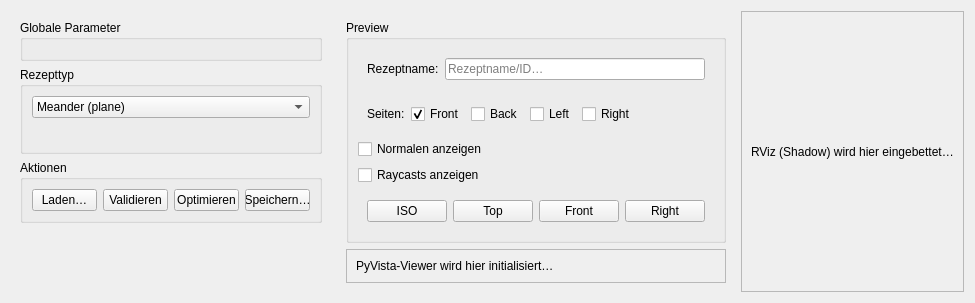
<?xml version="1.0" encoding="UTF-8"?>
<ui version="4.0">
 <class>RecipeTab</class>
 <widget class="QWidget" name="RecipeTab">
  <layout class="QHBoxLayout" name="rootLayout" stretch="0,1,0">

   <!-- LEFT: Controls -->
   <item>
    <widget class="QWidget" name="leftPanel">
     <property name="minimumSize"><size><width>260</width><height>0</height></size></property>
     <property name="maximumSize"><size><width>320</width><height>16777215</height></size></property>
     <layout class="QVBoxLayout" name="leftLayout">

      <!-- Globale Parameter -->
      <item>
       <widget class="QGroupBox" name="grpGlobals">
        <property name="title"><string>Globale Parameter</string></property>
        <layout class="QFormLayout" name="formGlobals"/>
       </widget>
      </item>

      <!-- Rezepttyp -->
      <item>
       <widget class="QGroupBox" name="grpTypes">
        <property name="title"><string>Rezepttyp</string></property>
        <layout class="QVBoxLayout" name="grpTypesLayout">
         <item>
          <widget class="QComboBox" name="comboRecipeType">
           <item><property name="text"><string>Meander (plane)</string></property></item>
           <item><property name="text"><string>Spiral (plane)</string></property></item>
           <item><property name="text"><string>Spiral (cylinder)</string></property></item>
          </widget>
         </item>
         <item>
          <widget class="QStackedWidget" name="stackTypes">
           <property name="currentIndex"><number>0</number></property>

           <widget class="QWidget" name="pageMeanderPlane">
            <layout class="QFormLayout" name="formMeanderPlane"/>
           </widget>

           <widget class="QWidget" name="pageSpiralPlane">
            <layout class="QFormLayout" name="formSpiralPlane"/>
           </widget>

           <widget class="QWidget" name="pageSpiralCylinder">
            <layout class="QFormLayout" name="formSpiralCylinder"/>
           </widget>

           <widget class="QWidget" name="pageExplicit">
            <layout class="QFormLayout" name="formExplicit"/>
           </widget>
          </widget>
         </item>
        </layout>
       </widget>
      </item>

      <!-- Aktionen -->
      <item>
       <widget class="QGroupBox" name="grpActions">
        <property name="title"><string>Aktionen</string></property>
        <layout class="QHBoxLayout" name="grpActionsLayout">
         <item><widget class="QPushButton" name="btnLoadRecipe"><property name="text"><string>Laden…</string></property></widget></item>
         <item><widget class="QPushButton" name="btnValidate"><property name="text"><string>Validieren</string></property></widget></item>
         <item><widget class="QPushButton" name="btnOptimize"><property name="text"><string>Optimieren</string></property></widget></item>
         <item><widget class="QPushButton" name="btnSaveRecipe"><property name="text"><string>Speichern…</string></property></widget></item>
        </layout>
       </widget>
      </item>

      <item><spacer name="leftSpacer"><property name="orientation"><enum>Qt::Vertical</enum></property>
       <property name="sizeHint" stdset="0"><size><width>20</width><height>40</height></size></property></spacer></item>
     </layout>
    </widget>
   </item>

   <!-- MIDDLE: Preview (oben) + PyVista (unten) -->
   <item>
    <widget class="QWidget" name="centerPanel">
     <layout class="QVBoxLayout" name="centerLayout" stretch="0,1">

      <!-- Preview -->
      <item>
       <widget class="QGroupBox" name="grpPreview">
        <property name="title"><string>Preview</string></property>
        <layout class="QVBoxLayout" name="grpPreviewLayout">

         <!-- Rezeptname -->
         <item>
          <widget class="QWidget" name="rowName" native="true">
           <layout class="QHBoxLayout" name="rowNameLayout">
            <item><widget class="QLabel" name="lblName"><property name="text"><string>Rezeptname:</string></property></widget></item>
            <item>
             <widget class="QLineEdit" name="editRecipeName">
              <property name="placeholderText"><string>Rezeptname/ID…</string></property>
             </widget>
            </item>
           </layout>
          </widget>
         </item>

         <!-- Seiten Mehrfachauswahl -->
         <item>
          <widget class="QWidget" name="rowSides" native="true">
           <layout class="QHBoxLayout" name="rowSidesLayout">
            <item><widget class="QLabel" name="lblSides"><property name="text"><string>Seiten:</string></property></widget></item>
            <item><widget class="QCheckBox" name="checkSideFront"><property name="text"><string>Front</string></property><property name="checked"><bool>true</bool></property></widget></item>
            <item><widget class="QCheckBox" name="checkSideBack"><property name="text"><string>Back</string></property></widget></item>
            <item><widget class="QCheckBox" name="checkSideLeft"><property name="text"><string>Left</string></property></widget></item>
            <item><widget class="QCheckBox" name="checkSideRight"><property name="text"><string>Right</string></property></widget></item>
            <item><spacer name="sideSpacer"><property name="orientation"><enum>Qt::Horizontal</enum></property><property name="sizeHint" stdset="0"><size><width>20</width><height>20</height></size></property></spacer></item>
           </layout>
          </widget>
         </item>

         <!-- Optionen -->
         <item><widget class="QCheckBox" name="checkNormals"><property name="text"><string>Normalen anzeigen</string></property></widget></item>
         <item><widget class="QCheckBox" name="checkRaycasts"><property name="text"><string>Raycasts anzeigen</string></property></widget></item>

         <!-- Kamera-Views -->
         <item>
          <widget class="QWidget" name="rowViews" native="true">
           <layout class="QHBoxLayout" name="rowViewsLayout">
            <item><widget class="QPushButton" name="btnViewIso"><property name="text"><string>ISO</string></property></widget></item>
            <item><widget class="QPushButton" name="btnViewTop"><property name="text"><string>Top</string></property></widget></item>
            <item><widget class="QPushButton" name="btnViewFront"><property name="text"><string>Front</string></property></widget></item>
            <item><widget class="QPushButton" name="btnViewRight"><property name="text"><string>Right</string></property></widget></item>
           </layout>
          </widget>
         </item>

        </layout>
       </widget>
      </item>

      <!-- PyVista Host -->
      <item>
       <widget class="QFrame" name="plotContainer">
        <property name="frameShape"><enum>QFrame::StyledPanel</enum></property>
        <property name="frameShadow"><enum>QFrame::Raised</enum></property>
        <property name="sizePolicy">
         <sizepolicy hsizetype="Expanding" vsizetype="Expanding">
          <horstretch>0</horstretch><verstretch>1</verstretch>
         </sizepolicy>
        </property>
        <layout class="QVBoxLayout" name="pvLayout">
         <item><widget class="QLabel" name="lblViewerHint"><property name="text"><string>PyVista-Viewer wird hier initialisiert…</string></property></widget></item>
        </layout>
       </widget>
      </item>

     </layout>
    </widget>
   </item>

   <!-- RIGHT: RViz Host (shadow) -->
   <item>
    <widget class="QFrame" name="rvizContainer">
     <property name="frameShape"><enum>QFrame::StyledPanel</enum></property>
     <property name="frameShadow"><enum>QFrame::Raised</enum></property>
     <layout class="QVBoxLayout" name="rvizLayout">
      <item>
       <widget class="QLabel" name="lblRviz">
        <property name="text"><string>RViz (Shadow) wird hier eingebettet…</string></property>
       </widget>
      </item>
     </layout>
    </widget>
   </item>

  </layout>
 </widget>
 <resources/>
 <connections/>
</ui>
